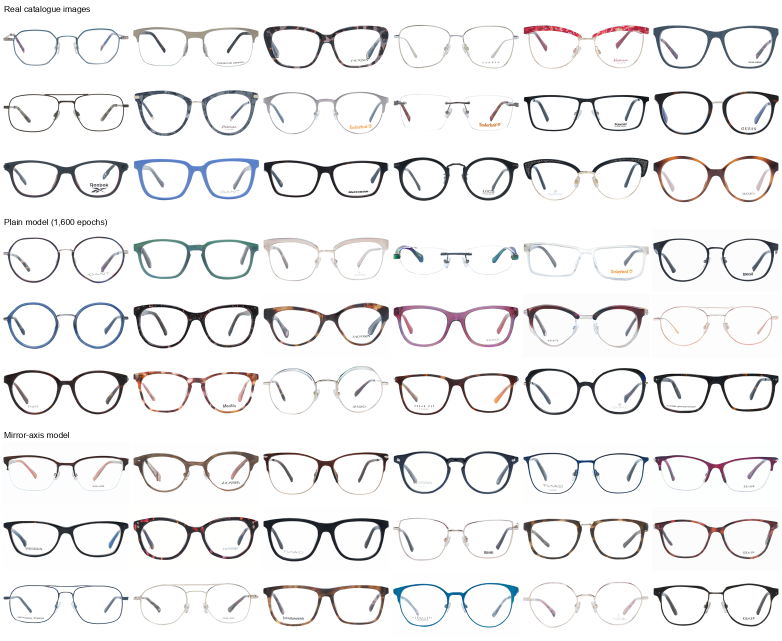
#> input picture article/2026_Generating_Diverse_Synthetic_Eyeglass_Datasets_Using_GANs__MDPI_/images/grid_models.png, 1564 x 1282 px (shown at 1/2 size)
$ python -i make_novelty_figure.py   (imports and definitions only)
#> lines starting #> are read from the running program, lines starting #| are printed output that depends on the picture
"""Figure of novel realistic images next to their nearest catalogue image.

For each model the examples are not hand-picked: the novel_examples/ folder
of metrics/novelty_rate.py is ordered by novelty, and the first --count
images with zero artifact flags are taken.

  python scripts/make_novelty_figure.py \
      --sets "Plain=results/sharp1/eval1600/novelty=results/sharp1/eval1600/artifacts_p2p98/scores_gen.json" \
             "Mirror axis=results/mirror2/eval/novelty=results/mirror2/eval/artifacts_p2p98/scores_gen.json" \
      --out article/figures
"""
import argparse
import glob
import json
import os
import re

import matplotlib
# [1 line not run here, left out]
import matplotlib.pyplot as plt  # noqa: E402
from PIL import Image  # noqa: E402


def load(path, w=512, h=256):
#> called with w = 512, h = 256
    im = Image.open(path).convert('RGB')
#> im is the input picture: PIL image 1564x1282 RGB; mean R, G, B 239.2, 238.7, 239.3
    iw, ih = im.size
#> iw = 1564; ih = 1282
    if abs(iw / ih - w / h) > 0.01:
        ch = int(iw * h / w)
#> ch = 782
        top = (ih - ch) // 2
#> top = 250
        im = im.crop((0, top, iw, top + ch))
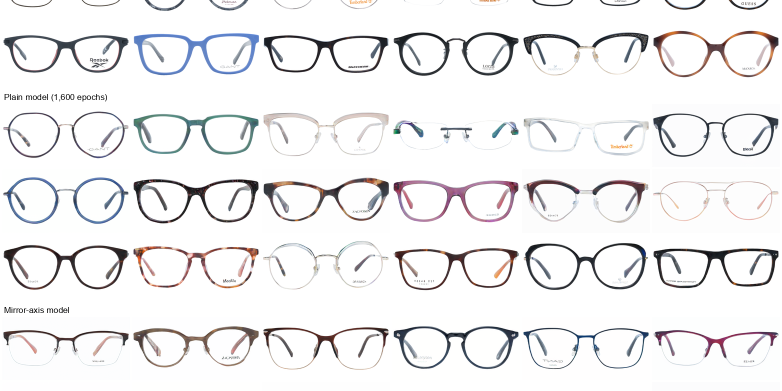
#> im: PIL image 1564x782 RGB (shown at 1/2 size); mean R, G, B 239.3, 238.6, 239.4
    return im.resize((w, h), Image.BICUBIC)
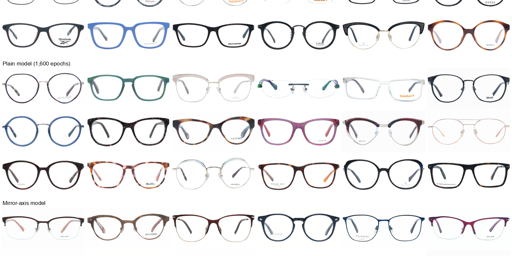
#> returned value: PIL image 512x256 RGB; mean R, G, B 239, 238.3, 239


# [48 lines left out: functions clean_examples, main, not called in this run]


# [2 lines not run here, left out]

>>> result = load('../article/2026_Generating_Diverse_Synthetic_Eyeglass_Datasets_Using_GANs__MDPI_/images/grid_models.png')
